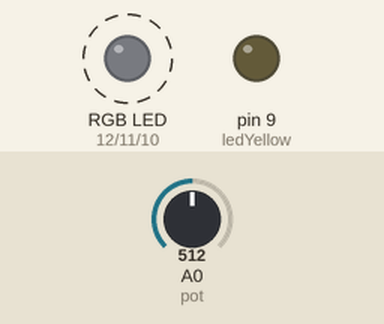
A sketch run on a simulated Arduino Uno, built with avr-gcc and run on an emulated ATmega328P. Shown: an RGB LED mixed from three pins (HIGH = lit), output pins drawn as LEDs (lit = HIGH). Dashed ring = blinking. The inputs (shaded band) are chosen by the test bench; at power-on: A0 (pot) = 512. Dim RGB values are drawn brighter than linear.

Above: at 2.9 s.
3.0 s: A0 (pot) set to 0
At 4.8 s:
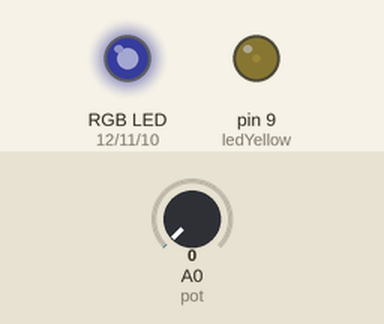
6.5 s: A0 (pot) set to 122
At 7.06 s:
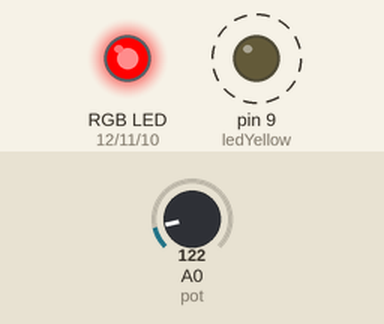
10.0 s: A0 (pot) set to 306
At 10.73 s:
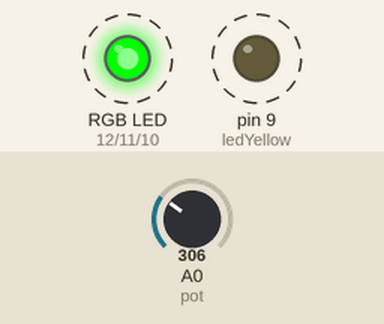
Timing chart, 0 to 22.2 s (numbered marks = the images above; inputs shaded):
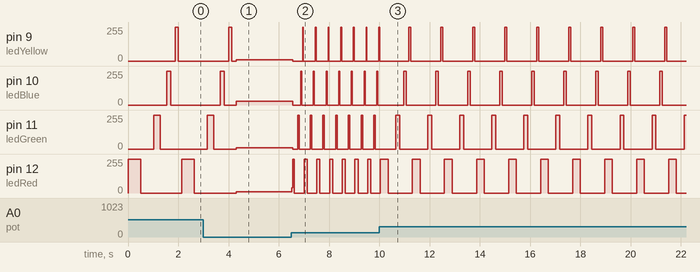

The sketch:

3.ino
```cpp
const int ledRed = 12;
const int ledGreen = 11;
const int ledBlue = 10;
const int ledYellow = 9;
const int pot = 0;
int variacao = 0;

void setup() {
  pinMode(ledRed, OUTPUT);
  pinMode(ledGreen, OUTPUT);
  pinMode(ledBlue, OUTPUT);
  pinMode(ledYellow, OUTPUT);
}

void loop() {
  variacao = analogRead(pot);

  digitalWrite(ledRed, HIGH);
  delay(variacao);
  digitalWrite(ledRed, LOW);
  delay(variacao);

  digitalWrite(ledGreen, HIGH);
  delay(variacao/2);
  digitalWrite(ledGreen, LOW);
  delay(variacao/2);

  digitalWrite(ledBlue, HIGH);
  delay(variacao/3);
  digitalWrite(ledBlue, LOW);
  delay(variacao/3);

  digitalWrite(ledYellow, HIGH);
  delay(variacao/4);
  digitalWrite(ledYellow, LOW);
  delay(variacao/4);
}
```

Measured:
- after the input at 6.5 s, pin 9 (ledYellow): alternates 255/255 for 0.03 s and 0/255 for 0.48 s, starting after 0.05 s; pin 10 (ledBlue): 29/255 → 0/255 after 0.05 s, then repeats every 0.51 s: 255/255 0.04 s, 0/255 0.47 s
- after the input at 10.0 s, pin 9 (ledYellow): alternates 255/255 for 0.08 s and 0/255 for 1.2 s, starting after 1.2 s; pin 10 (ledBlue): alternates 255/255 for 0.10 s and 0/255 for 1.2 s, starting after 0.96 s
